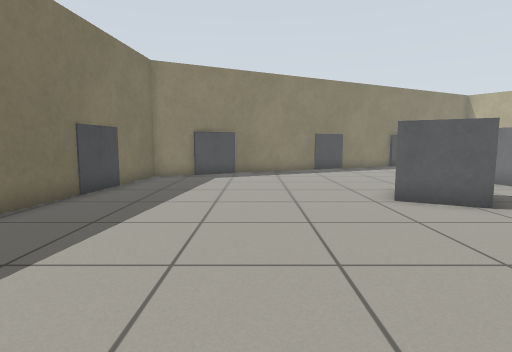
view 1 (above)

16 first-person views from a walk through a Gazebo world. The camera is 0.72 m above the floor, tilts 6° down and sees 80° across. The floor is counted in squares, 0.5 m on a side. Each view is taken from the middle of a square. On the plan, view 1 faces up. The plan holds only what a view shows up to about 14 squares ahead; the rest is blank. Some stock models are drawn as simple stand-ins. Surface patterns are stand-ins for the level's own textures.

view 2
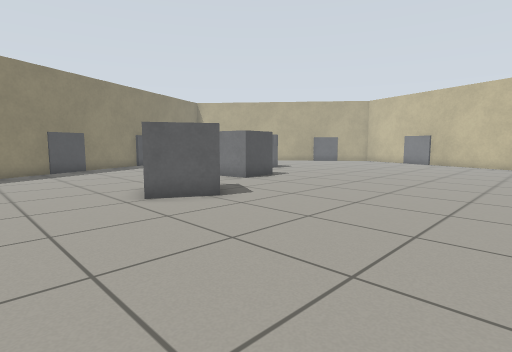

view 3
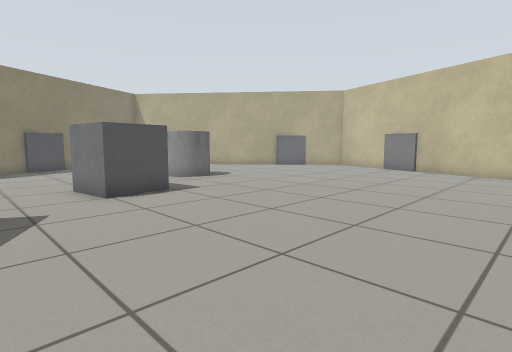

view 4
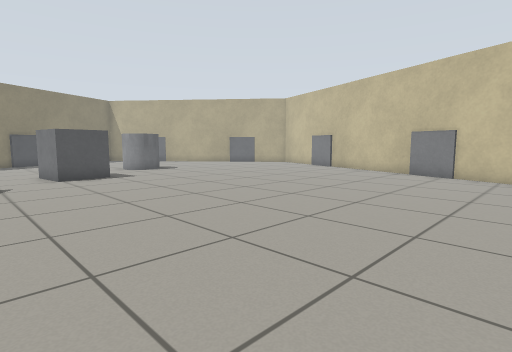

view 5
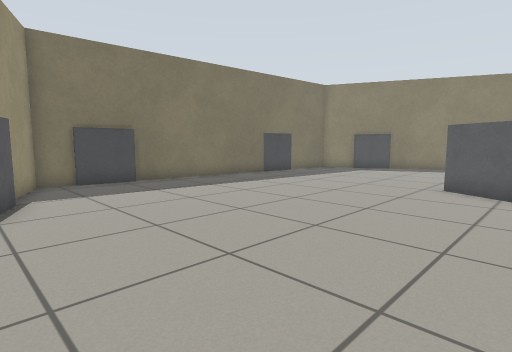

view 6
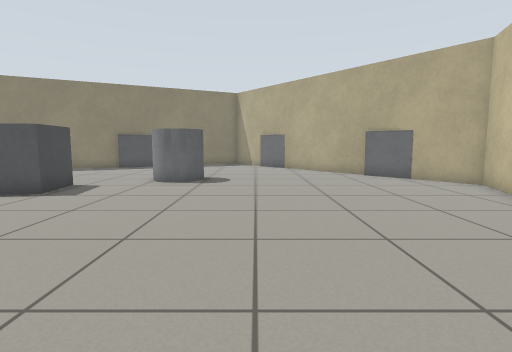

view 7
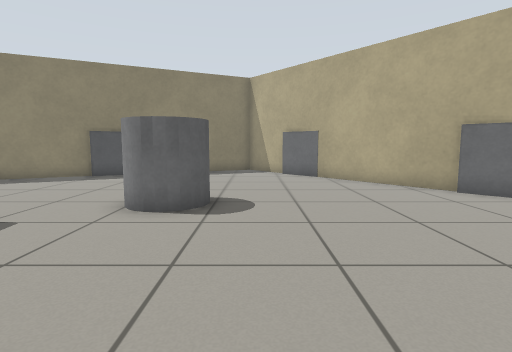

view 8
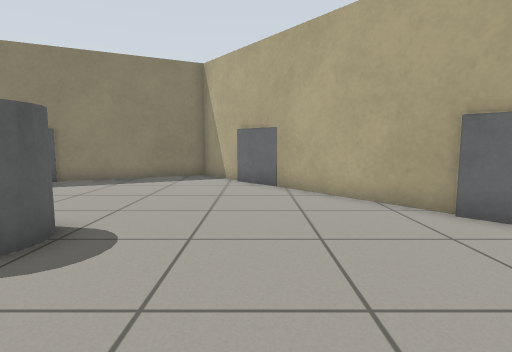

view 9
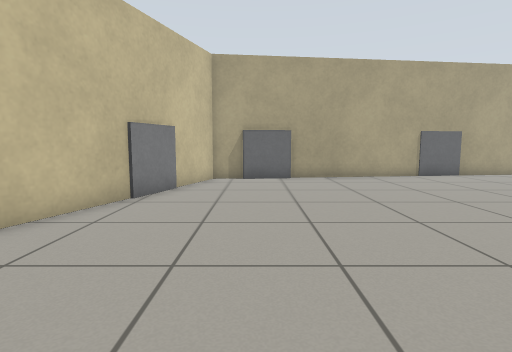

view 10
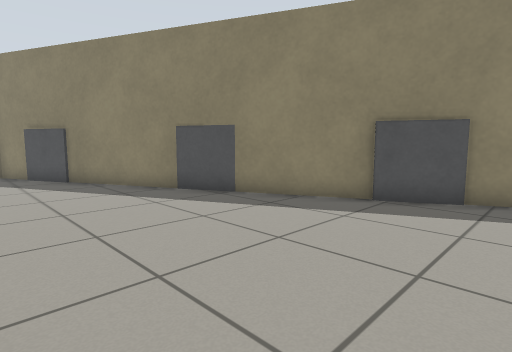

view 11
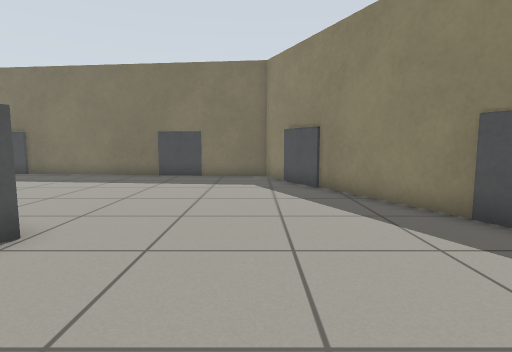

view 12
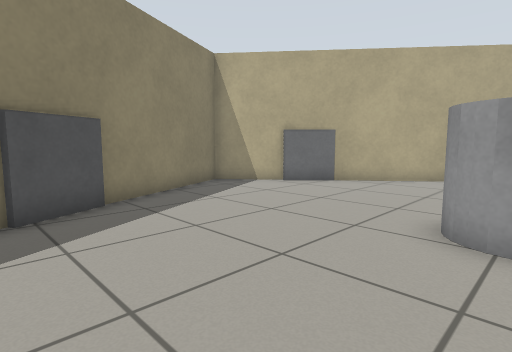

view 13
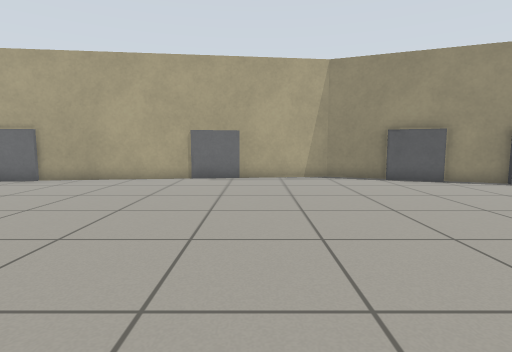

view 14
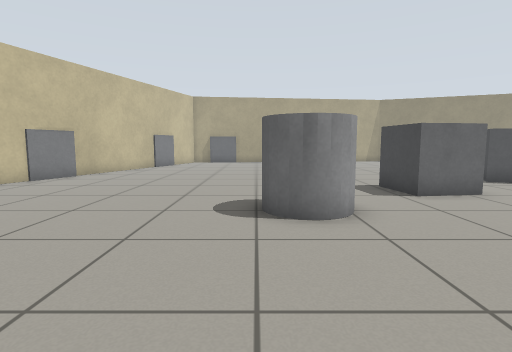

view 15
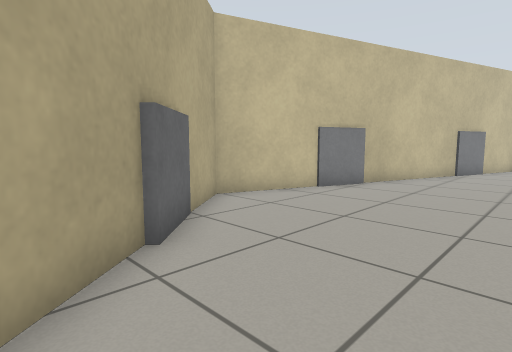

view 16
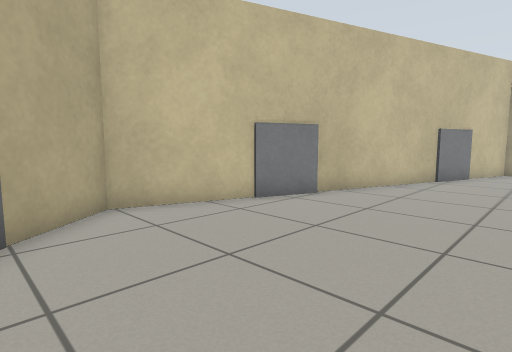

### Floor plan
Points are (right, up) in squares from view 1. A wall is a line through its corners. A room is listed if a view was taken in it or the views show most of it. See-through windows are left out.
Room 1 (views 1, 2, 3, 4, 5, 6, 7, 8, 9, 10, 11, 12, 13, 14, 15, 16)
walls: (8.6, 19.7) (-4.5, 13.5) (-6, -1.1) (-3.4, -2.1); (2.5, -4.4) (4.9, -5.4) (16.6, -3.9); (21.5, 1.5) (23.3, 6.6); (23.9, 8.5) (25, 11.6) (15.7, 23) (10.4, 20.5); (-1.2, -3) (0.7, -3.7); (18.5, -3.7) (19.8, -3.6) (20.9, -0.4)
ways out: opening at (17, 21)
objects: marker (-5, 10); marker (-2, 15); marker (4, 7) to (6, 9); marker (4, 18); marker (9, 10) to (11, 11); marker (9, 20) to (10, 21); grey cylinder (13, 13) to (15, 14)

Where each view was taken, in squares from view 1:
view 1: 0 up, 0 right, facing up
view 2: 0 up, 0 right, facing up-right
view 3: 1 up, 6 right, facing up-right
view 4: 4 down, 6 right, facing up-right
view 5: 3 down, 6 right, facing up-left
view 6: 1 up, 17 right, facing up
view 7: 6 up, 16 right, facing up
view 8: 9 up, 18 right, facing up
view 9: 9 up, 18 right, facing down
view 10: 12 up, 12 right, facing up-left
view 11: 13 up, 9 right, facing left
view 12: 13 up, 8 right, facing up-right
view 13: 8 up, 8 right, facing down
view 14: 20 up, 15 right, facing down
view 15: 17 up, 18 right, facing down-right
view 16: 14 up, 18 right, facing down-right
